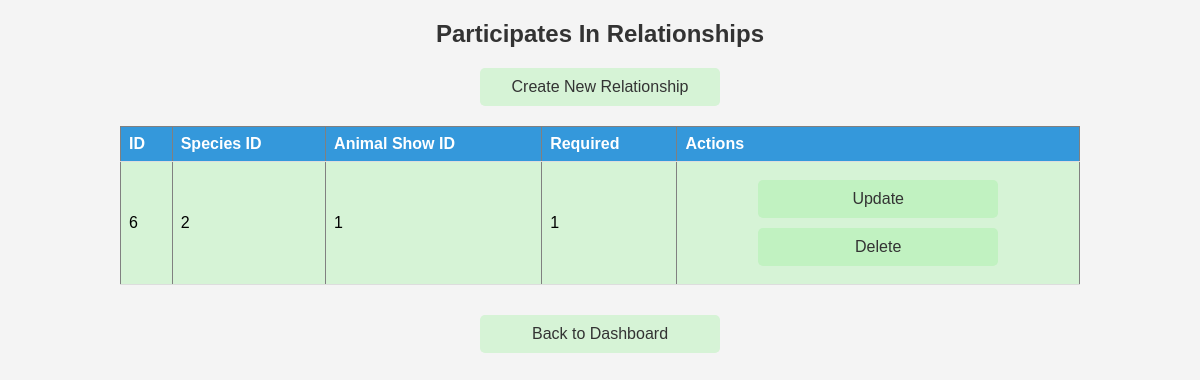
Screenshot of /participatesIN/view_participates_in.php with the database file from the repository.
### tables this page shows
CREATE TABLE IF NOT EXISTS `participatesin` (
  `ID` int(11) NOT NULL AUTO_INCREMENT,
  `SpeciesID` int(11) DEFAULT NULL,
  `AnimalShowID` int(11) DEFAULT NULL,
  `Reqd` int(11) NOT NULL,
  PRIMARY KEY (`ID`),
  KEY `SpeciesID` (`SpeciesID`),
  KEY `AnimalShowID` (`AnimalShowID`),
  CONSTRAINT `participatesin_ibfk_1` FOREIGN KEY (`SpeciesID`) REFERENCES `species` (`ID`),
  CONSTRAINT `participatesin_ibfk_2` FOREIGN KEY (`AnimalShowID`) REFERENCES `animalshow` (`id`)
);

CREATE TABLE IF NOT EXISTS `species` (
  `ID` int(11) NOT NULL AUTO_INCREMENT,
  `Name` varchar(255) NOT NULL,
  `FoodCost` int(11) NOT NULL,
  `updated_date` date DEFAULT NULL,
  PRIMARY KEY (`ID`)
);

### participatesIN/view_participates_in.php (the view, shortened to what this page needs)
<?php
include '../includes/db_connection.php';
$sql = "SELECT DISTINCT P.ID, P.Reqd, S.ID AS SpeciesID, P.AnimalShowID
        FROM ParticipatesIN P
        JOIN Species S ON P.SpeciesID = S.ID
        JOIN AnimalShow A ON P.AnimalShowID = A.ID";
$result = $conn->query($sql);
?>
<!DOCTYPE html>
<html lang="en">
<head>
</head>
<body>
    <h2>Participates In Relationships</h2>
    <a href="create_participates_in.php">Create New Relationship</a>
    <table border="1">
        <tr>
            <th>ID</th>
            <th>Species ID</th>
            <th>Animal Show ID</th>
            <th>Required</th>
            <th>Actions</th>
        </tr>
        <?php while ($row = $result->fetch_assoc()) : ?>
            <tr>
                <td><?php echo $row['ID']; ?></td>
                <td><?php echo $row['SpeciesID']; ?></td>
                <td><?php echo $row['AnimalShowID']; ?></td>
                <td><?php echo $row['Reqd']; ?></td>
                <td>
                    <a href="update_participates_in.php?id=<?php echo $row['ID']; ?>">Update</a>
                    <a href="delete_participates_in.php?id=<?php echo $row['ID']; ?>">Delete</a>
                </td>
            </tr>
        <?php endwhile; ?>
    </table>
    <a href = "../dashboard.php">Back to Dashboard</a>
</body>
</html>

### participatesIN/view_participates_in.php (style rules this page uses)
body { font-family: Arial, sans-serif; background-color: #f4f4f4; margin: 0; padding: 0; }
h2 { text-align: center; color: #333; }
a { display: block; width: 200px; margin: 10px auto; padding: 10px 20px; background-color: rgba(144, 238, 144, 0.3); color: #333; text-decoration: none; border-radius: 5px; text-align: center; }
table { width: 80%; margin: 20px auto; border-collapse: collapse; margin-bottom: 30px; background-color: rgba(144, 238, 144, 0.3); }
th, td { padding: 8px; text-align: left; border-bottom: 1px solid #ddd; }
th { background-color: #3498db; color: white; }

### rows the page displays
participatesin: ID "6", SpeciesID.ID "2", AnimalShowID "1", Reqd "1"
